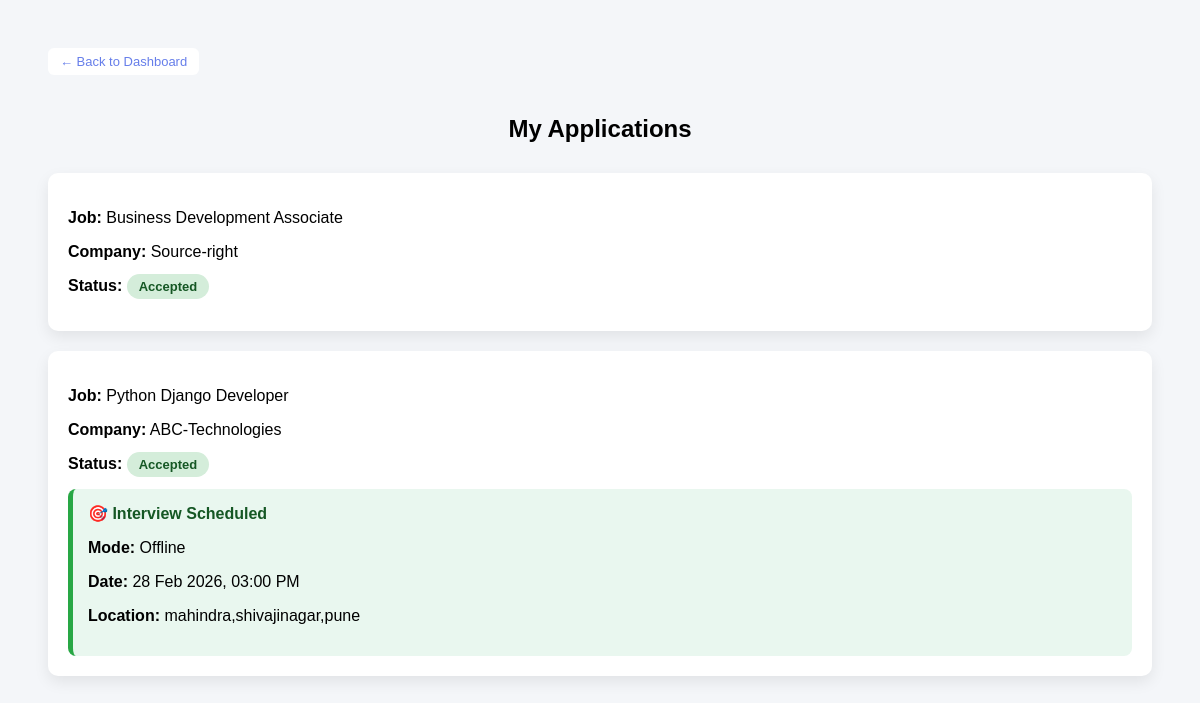
Page /my-applications/ (signed in) on the committed database.
### jobs/models.py (models this page shows, shortened)
class Application(models.Model):
    STATUS_CHOICES = [
        ('pending', 'Pending'),
        ('accepted', 'Accepted'),
        ('rejected', 'Rejected'),
    ]
    INTERVIEW_MODE = [
        ('online', 'Online'),
        ('offline', 'Offline'),
    ]
    job = models.ForeignKey(Job, on_delete=models.CASCADE)
    candidate = models.ForeignKey(User, on_delete=models.CASCADE)
    resume = models.FileField(upload_to='resumes/')
    status = models.CharField(max_length=20, choices=STATUS_CHOICES, default='pending')
    ats_score = models.FloatField(null=True, blank=True)
    interview_mode = models.CharField(max_length=10, choices=INTERVIEW_MODE, blank=True, null=True)
    interview_date = models.DateTimeField(blank=True, null=True)
    interview_link = models.URLField(blank=True, null=True)
    interview_location = models.CharField(max_length=255, blank=True, null=True)

class Job(models.Model):
    company = models.ForeignKey(User, on_delete=models.CASCADE)
    title = models.CharField(max_length=200)
    description = models.TextField()
    salary_min = models.IntegerField()
    salary_max = models.IntegerField()
    location = models.CharField(max_length=100)
    created_at = models.DateTimeField(auto_now_add=True)

### accounts/views.py (the view)
# urls.py: path("my-applications/", views.my_applications, name="my_applications"),
@login_required
def my_applications(request):
    applications = Application.objects.filter(candidate=request.user)
    return render(request, "accounts/my_applications.html", {
        "applications": applications
    })

### templates/accounts/my_applications.html (shortened to what this page needs)
<!DOCTYPE html>
<html>
<head>
</head>
<body>
<a href="{% url 'candidate_dashboard' %}"
   style="
   background:white;
   color:#667eea;
   padding:6px 12px;
   border-radius:6px;
   text-decoration:none;
   font-size:13px;
   display:inline-block;
   margin-bottom:20px;">
   ← Back to Dashboard
</a>
<h2>My Applications</h2>
{% for application in applications %}
    <div class="card">
        <p><strong>Job:</strong> {{ application.job.title }}</p>
        <p><strong>Company:</strong> {{ application.job.company.username }}</p>
        <p>
            <strong>Status:</strong>
            <span class="status {{ application.status }}">
                {{ application.status|title }}
            </span>
        </p>
        {% if application.status == "accepted" and application.interview_date %}
            <div style="
                margin-top:15px;
                padding:15px;
                background:#e9f7ef;
                border-left:5px solid #28a745;
                border-radius:8px;">
                <p style="margin:0 0 8px 0; font-weight:bold; color:#155724;">
                    🎯 Interview Scheduled
                </p>
                <p><strong>Mode:</strong> {{ application.interview_mode|title }}</p>
                <p>
                    <strong>Date:</strong>
                    {{ application.interview_date|date:"d M Y, h:i A" }}
                </p>
                {% if application.interview_mode == "online" %}
                    <p>
                        <strong>Meeting Link:</strong>
                        <a href="{{ application.interview_link }}"
                           target="_blank"
                           style="color:#28a745; font-weight:bold;">
                            Join Interview
                        </a>
                    </p>
                {% else %}
                    <p><strong>Location:</strong> {{ application.interview_location }}</p>
                {% endif %}
            </div>
        {% endif %}
    </div>
{% empty %}
    <p>No applications yet.</p>
{% endfor %}
</body>
</html>

### templates/accounts/my_applications.html (style rules this page uses)
body { font-family: Arial, sans-serif; background: #f4f6f9; padding: 40px; }
h2 { text-align: center; margin-bottom: 30px; }
.card { background: white; padding: 20px; border-radius: 10px; margin-bottom: 20px; box-shadow: 0 6px 15px rgba(0,0,0,0.08); }
.status { padding: 5px 12px; border-radius: 20px; font-size: 13px; font-weight: bold; }
.accepted { background:#d4edda; color:#155724; }

### rows in the picture
Application: job "Business Development Associate", job.company.username "Source-right", status "Accepted"
Application: job "Python Django Developer", job.company.username "ABC-Technologies", status "Accepted", interview_mode "Offline", interview_date "28 Feb 2026, 03:00 PM", interview_location "mahindra,shivajinagar,pune"
